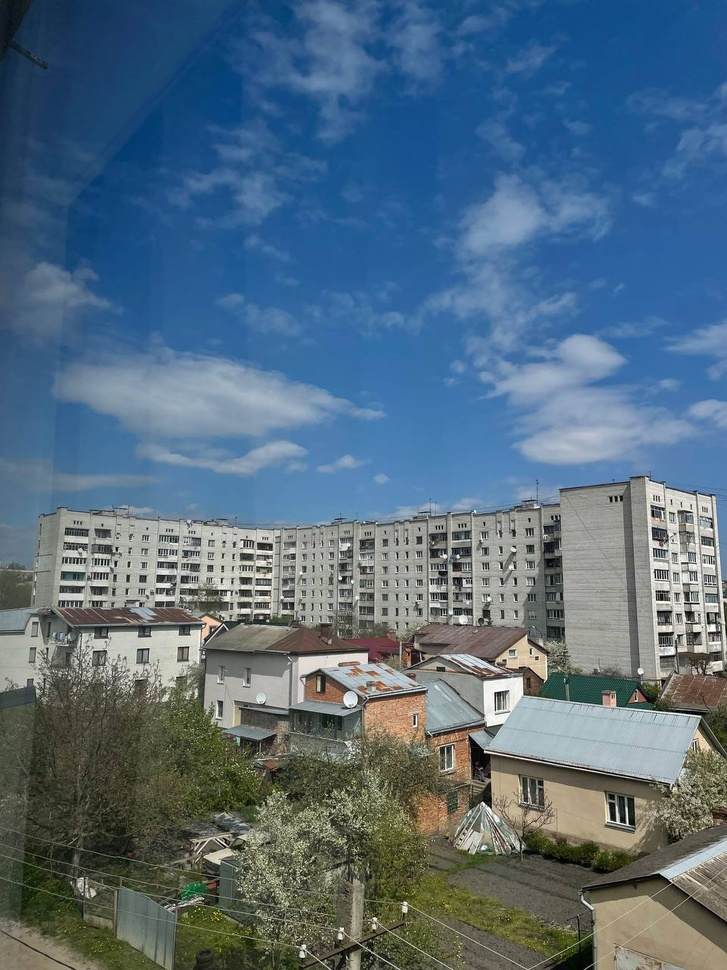
#> input picture Images/photo_5363822255127251262_y.jpg, 727 x 970 px, shrunk from 960 x 1280 before the run; its folder holds 4 pictures in this run
$ python mywarp.py
#> lines starting #> are read from the running program, lines starting #| are printed output that depends on the picture; after the words box and inside, x2 and y2 are one past the last pixel; in counts of white or black regions, pixels touching at a corner belong together
### Homography_Ransac.py
import os
import cv2
import random
import numpy as np
from tqdm import tqdm

from itertools import combinations
from FeatureMatching import matchfeatures


def homography(poc):

    A = []
    for x, y, u, v, distance in poc:
        A.append([x, y, 1, 0, 0, 0, -u*x, -u*y, -u])
        A.append([0, 0, 0, x, y, 1, -v*x, -v*y, -v])
    A = np.asarray(A)

    U, S, Vh = np.linalg.svd(A)

    L = Vh[-1, :] / Vh[-1, -1]
    H = L.reshape(3, 3)

    return H


def ransac(poc, n=30, threshold=2, max_iterations=4000):
    assert(len(poc) > n)

    best_score = 0
    best_inliers = None
    best_poc = poc[:n]

    match_pairs = list(combinations(best_poc, 4))


    random.shuffle(match_pairs)

    for matches in tqdm(match_pairs[:max_iterations]):

        H = homography(matches)

        inliers = []
        count = 0

        for feature in best_poc:
            src = np.ones((3, 1))
            tgt = np.ones((3, 1))
            src[:2, 0] = feature[:2]
            tgt[:2, 0] = feature[2:4]

            tgt_hat = H@src

            if tgt_hat[-1, 0] != 0:
                tgt_hat = tgt_hat/tgt_hat[-1, 0]

                if np.linalg.norm(tgt_hat-tgt) < threshold:
                    count += 1
                    inliers.append(feature)

        if count > best_score:
            best_score = count
            best_inliers = inliers

    best_H = homography(best_inliers)

    return best_H

### FeatureMatching.py
import os
import cv2
import numpy as np


def matchfeatures(src, tgt, nfeatures=1000, verbose=False):

    orb = cv2.ORB_create(nfeatures=nfeatures, scoreType=cv2.ORB_FAST_SCORE)
    kp1, des1 = orb.detectAndCompute(src, None)
    kp2, des2 = orb.detectAndCompute(tgt, None)

    bf = cv2.BFMatcher(cv2.NORM_HAMMING, crossCheck=True)
    matches = bf.match(des1, des2)

    matches = sorted(matches, key=lambda x: x.distance)

    common_points = []
    for match in matches:
        x1y1 = kp1[match.queryIdx].pt
        x2y2 = kp2[match.trainIdx].pt
        feature = list(map(int, list(x1y1) + list(x2y2) + [match.distance]))
        common_points.append(feature)

    return np.array(common_points)

### mywarp.py
import os
import cv2
import numpy as np
from tqdm import tqdm

from Homography_Ransac import ransac
from FeatureMatching import matchfeatures


def warp(src, homography, imgout, y_offset, x_offset):

    H, W, C = imgout.shape
    src_h, src_w, src_c = src.shape

    if homography is not None:

        t = homography
        homography = np.eye(3)
        for i in range(len(t)):
            homography = t[i]@homography

        pts = np.array([[0, 0, 1], [src_w, src_h, 1],
                        [src_w, 0, 1], [0, src_h, 1]]).T
        borders = (homography@pts.reshape(3, -1)).reshape(pts.shape)
        borders /= borders[-1]
        borders = (
            borders+np.array([x_offset, y_offset, 0])[:, np.newaxis]).astype(int)
        h_min, h_max = np.min(borders[1]), np.max(borders[1])
        w_min, w_max = np.min(borders[0]), np.max(borders[0])

        h_inv = np.linalg.inv(homography)
        for i in tqdm(range(h_min, h_max+1)):
            for j in range(w_min, w_max+1):

                if (0 <= i < H and 0 <= j < W):
                    u, v = i-y_offset, j-x_offset
                    src_j, src_i, scale = h_inv@np.array([v, u, 1])
                    src_i, src_j = int(src_i/scale), int(src_j/scale)

                    if(0 <= src_i < src_h and 0 <= src_j < src_w):
                        imgout[i, j] = src[src_i, src_j]

    else:
        imgout[y_offset:y_offset+src_h, x_offset:x_offset+src_w] = src

    mask = np.sum(imgout, axis=2).astype(bool)
    return imgout, mask


def blend(images, masks, n=5):

    assert(images[0].shape[0] % pow(2, n) ==
           0 and images[0].shape[1] % pow(2, n) == 0)

    g_pyramids = {}
    l_pyramids = {}

    H, W, C = images[0].shape
    for i in range(len(images)):

        G = images[i].copy()
        g_pyramids[i] = [G]
        for _ in range(n):
            G = cv2.pyrDown(G)
            g_pyramids[i].append(G)

        l_pyramids[i] = [G]
        for j in range(len(g_pyramids[i])-2, -1, -1):
            G_up = cv2.pyrUp(G)
            G = g_pyramids[i][j]
            L = cv2.subtract(G, G_up)
            l_pyramids[i].append(L)

    common_mask = masks[0].copy()
    common_image = images[0].copy()
    common_pyramids = [l_pyramids[0][i].copy()
                       for i in range(len(l_pyramids[0]))]

    ls_ = None
    for i in range(1, len(images)):

        y1, x1 = np.where(common_mask == 1)
        y2, x2 = np.where(masks[i] == 1)

        if np.max(x1) > np.max(x2):
            left_py = l_pyramids[i]
            right_py = common_pyramids

        else:
            left_py = common_pyramids
            right_py = l_pyramids[i]

        mask_intersection = np.bitwise_and(common_mask, masks[i])

        if True in mask_intersection:
            y, x = np.where(mask_intersection == 1)
            x_min, x_max = np.min(x), np.max(x)

            split = ((x_max-x_min)/2 + x_min)/W

            LS = []
            for la, lb in zip(left_py, right_py):
                rows, cols, dpt = la.shape
                ls = np.hstack(
                    (la[:, 0:int(split*cols)], lb[:, int(split*cols):]))
                LS.append(ls)

        else:
            LS = []
            for la, lb in zip(left_py, right_py):
                rows, cols, dpt = la.shape
                ls = la + lb
                LS.append(ls)

        ls_ = LS[0]
        for j in range(1, n+1):
            ls_ = cv2.pyrUp(ls_)
            ls_ = cv2.add(ls_, LS[j])

        common_image = ls_
        common_mask = np.sum(common_image.astype(bool), axis=2).astype(bool)
        common_pyramids = LS

    return ls_


if __name__ == '__main__':

    IMG_DIR = r'Images'
    N = 4

    Images = []
    for root, dirs, files in os.walk(IMG_DIR):
        for i in range(N):
            img = cv2.imread(os.path.join(IMG_DIR, files[i]))
#> img is the input picture: shape (970, 727, 3); mean B, G, R 126.5, 108.2, 84.8
            img = cv2.resize(img, (640, 480))
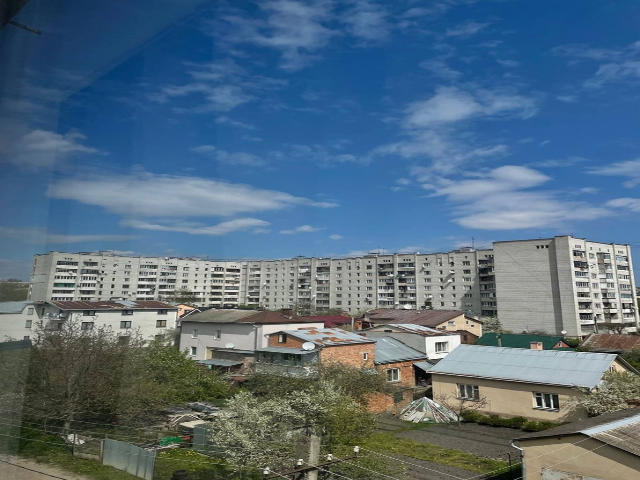
#> img: shape (480, 640, 3); mean B, G, R 126.4, 108.1, 84.7
            Images.append(img)

    H, W, C = np.array(img.shape)*[3, N, 1]
#> H = 1440; W = 2560; C = 3

    img_f = np.zeros((H, W, C))
    img_outputs = []
    masks = []

    print(f"||Setting the base image as {N//2}.||")
    img, mask = warp(Images[N//2], None, img_f.copy(), H//2, W//2)
#> in warp, `mask = np.sum(imgout, axis=2).astype(bool)`:
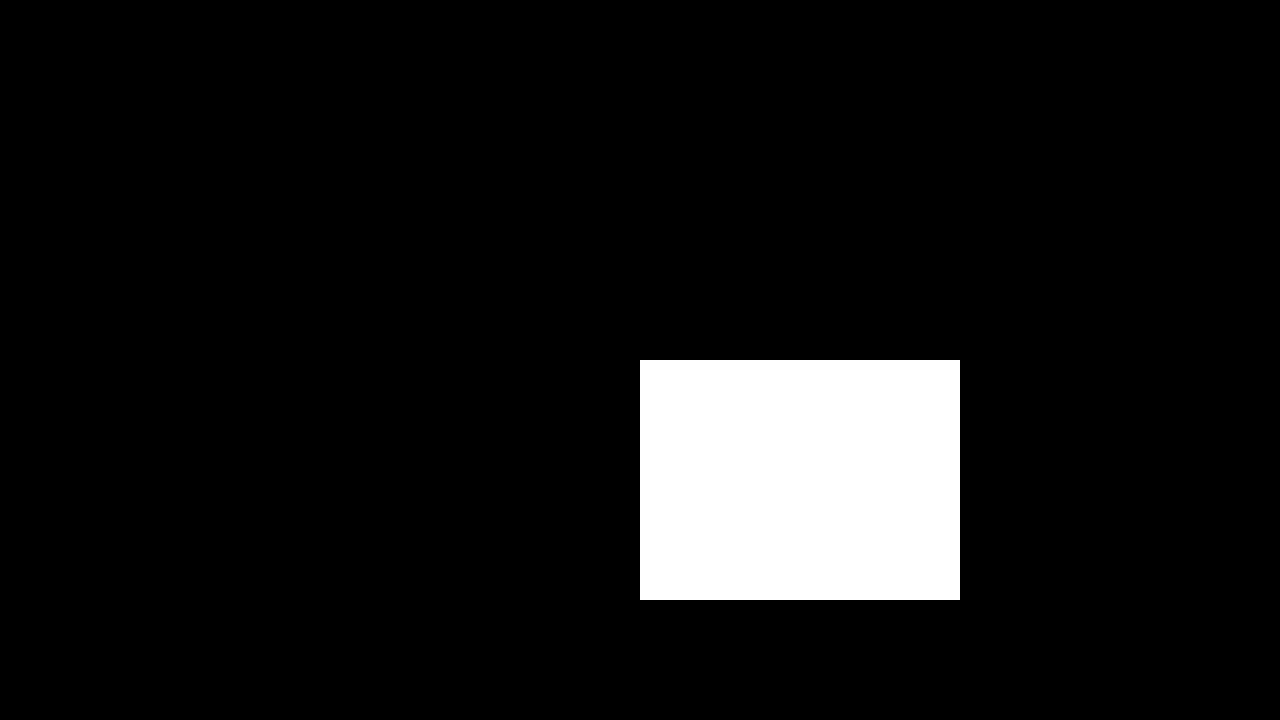
#> mask: shape (1440, 2560) bool (shown at 1/2 size); 8.3% white; 1 white region, box (x1, y1, x2, y2) and area: (1280, 720, 1920, 1200) 307199

    img_outputs.append(img)
    masks.append(mask)
    left_H = []
    right_H = []

    for i in range(1, len(Images)//2+1):

        try:
            print(f"\n||For image {N//2+i}||")
            poc = matchfeatures(Images[N//2+i], Images[N//2+(i-1)])
            print("Performing RANSAC")
            right_H.append(ransac(poc))
            print("Warping Image")
            img, mask = warp(Images[N//2+i], right_H[::-1],
                             img_f.copy(), H//2, W//2)
            img_outputs.append(img)
            masks.append(mask)
        except:
            pass

        try:
            print(f"\n||For image {N//2-i}||")
            poc = matchfeatures(Images[N//2-i], Images[N//2-(i-1)])
            print("Performing RANSAC")
            left_H.append(ransac(poc))
            print("Warping Image")
            img, mask = warp(Images[N//2-i], left_H[::-1],
                             img_f.copy(), H//2, W//2)
            img_outputs.append(img)
            masks.append(mask)
        except:
            pass

    print("Image Blending")
    uncropped = blend(img_outputs, masks)
#> after the loop in blend, `for i in range(1, len(images)):`:
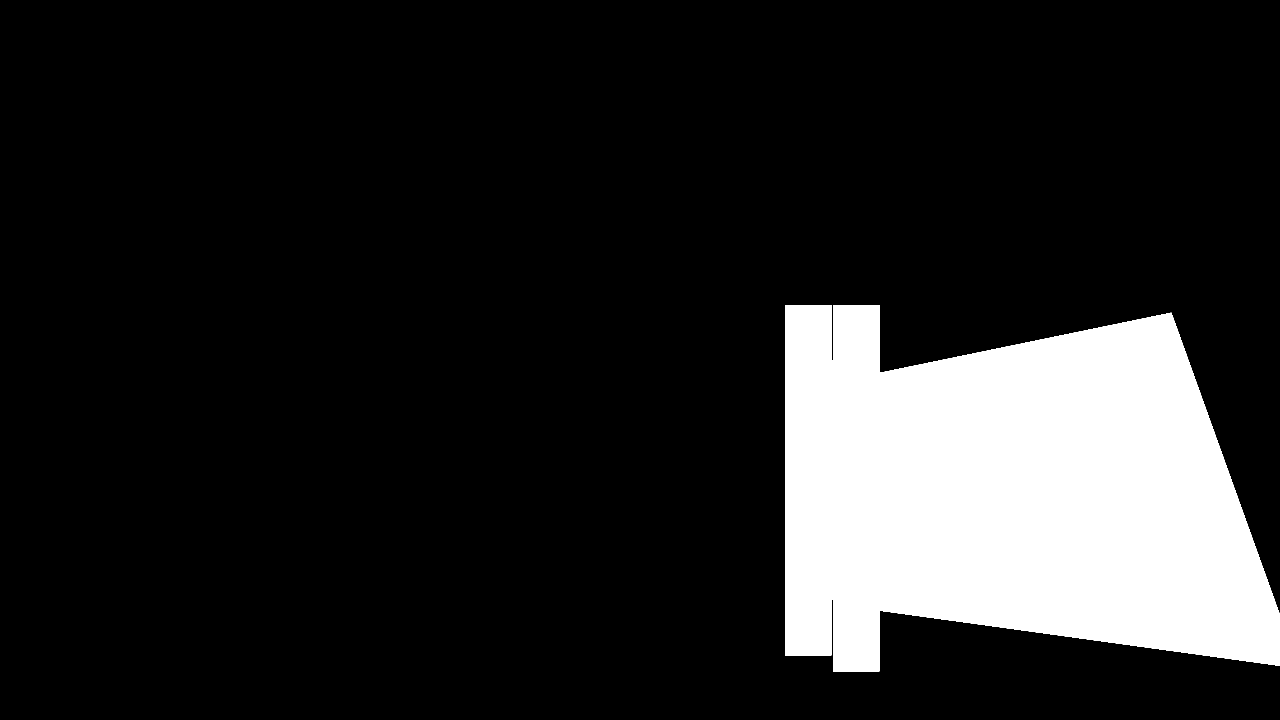
#> common_mask: shape (1440, 2560) bool (shown at 1/2 size); 15.1% white; 1 white region, box (x1, y1, x2, y2) and area: (1570, 610, 2560, 1343) 555921
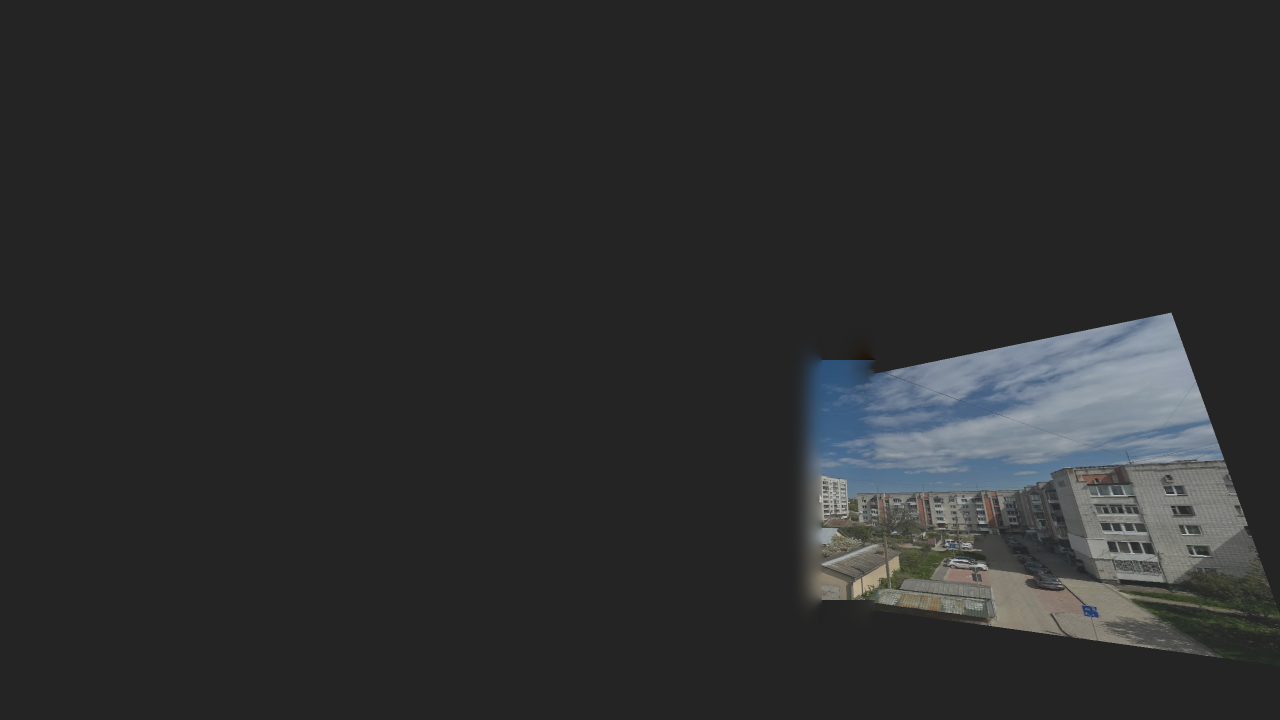
#> uncropped: shape (1440, 2560, 3) float64 (shown at 1/2 size); mean of channels 0, 1, 2 15.9, 15, 13.4; drawn with min black and max white

    print("Final Cropping")
    mask = np.sum(uncropped, axis=2).astype(bool)

    yy, xx = np.where(mask == 1)
    x_min, x_max = np.min(xx), np.max(xx)
    y_min, y_max = np.min(yy), np.max(yy)

    final = uncropped[y_min:y_max, x_min:x_max]
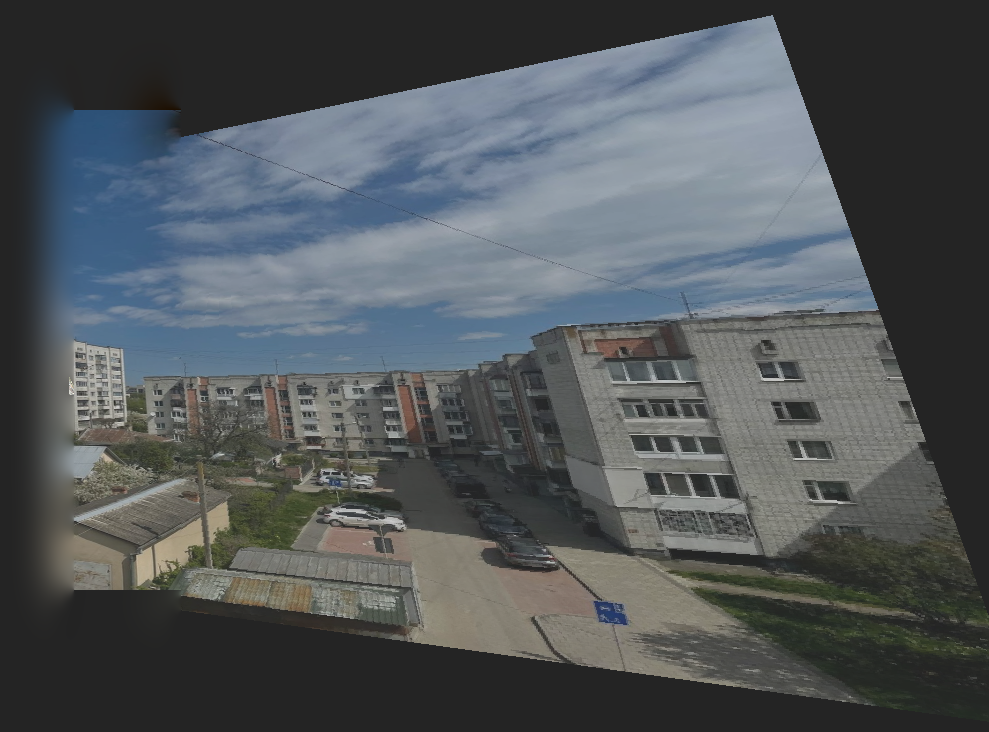
#> final: shape (732, 989, 3) float64; mean of channels 0, 1, 2 81, 76.2, 68.5; drawn with min black and max white
    cv2.imwrite("Panaroma_Image.jpg", final)
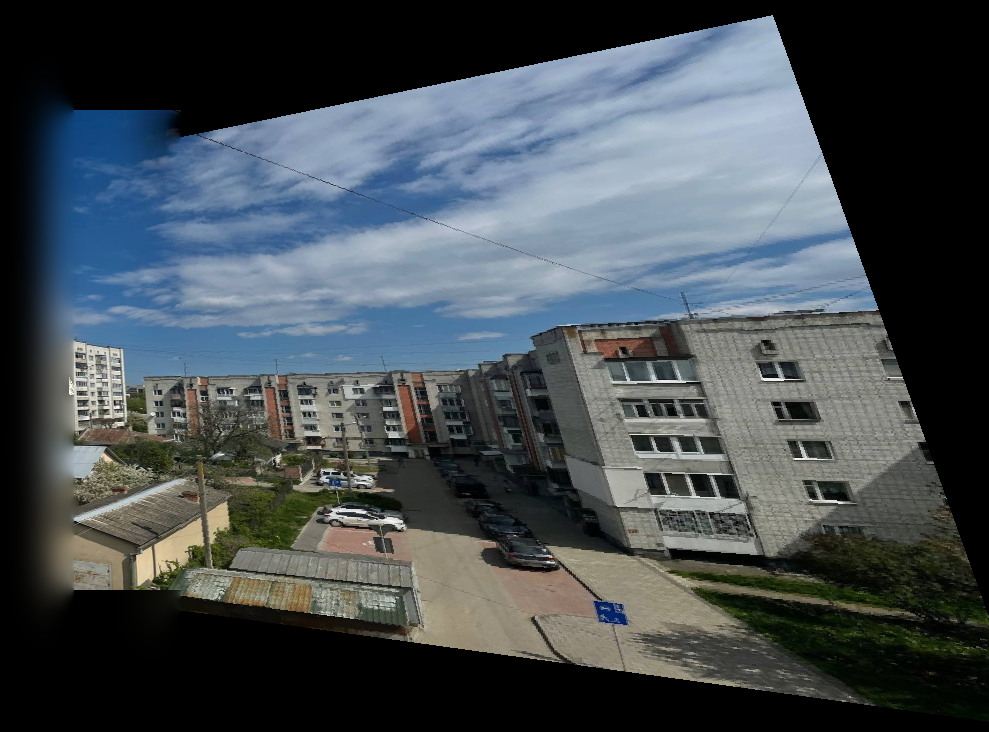
#> saved as Panaroma_Image.jpg: shape (732, 989, 3); mean B, G, R 81, 76.2, 68.5
    print("Saved image as Panaroma_Image.jpg.")
